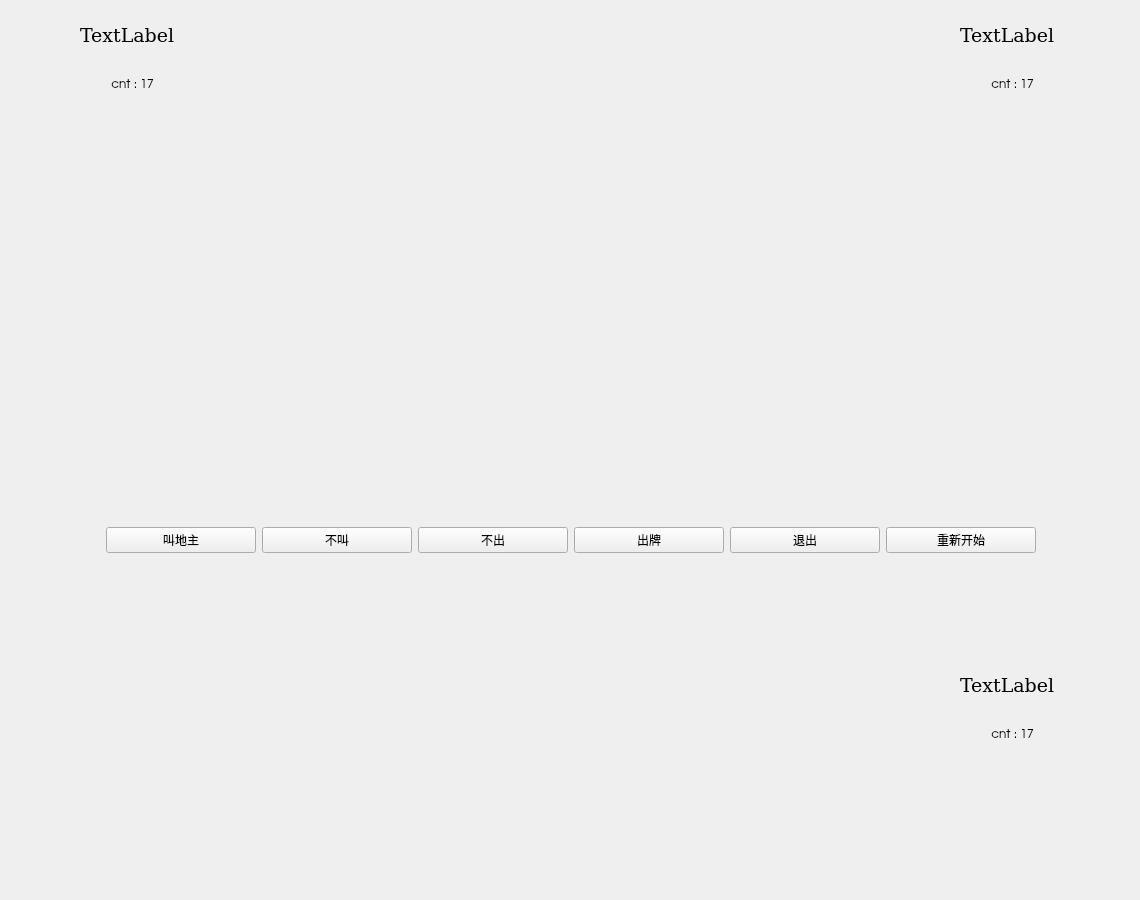
<?xml version="1.0" encoding="UTF-8"?>
<ui version="4.0">
 <class>Game</class>
 <widget class="QWidget" name="Game">
  <property name="geometry">
   <rect>
    <x>0</x>
    <y>0</y>
    <width>1140</width>
    <height>900</height>
   </rect>
  </property>
  <property name="windowTitle">
   <string>Form</string>
  </property>
  <widget class="QWidget" name="horizontalLayoutWidget_2">
   <property name="geometry">
    <rect>
     <x>0</x>
     <y>500</y>
     <width>1141</width>
     <height>80</height>
    </rect>
   </property>
   <layout class="QHBoxLayout" name="horizontalLayout_2">
    <property name="leftMargin">
     <number>0</number>
    </property>
    <property name="rightMargin">
     <number>0</number>
    </property>
    <item>
     <spacer name="horizontalSpacer">
      <property name="orientation">
       <enum>Qt::Horizontal</enum>
      </property>
      <property name="sizeHint" stdset="0">
       <size>
        <width>40</width>
        <height>20</height>
       </size>
      </property>
     </spacer>
    </item>
    <item>
     <widget class="QPushButton" name="callButton">
      <property name="minimumSize">
       <size>
        <width>150</width>
        <height>0</height>
       </size>
      </property>
      <property name="text">
       <string>叫地主</string>
      </property>
     </widget>
    </item>
    <item>
     <widget class="QPushButton" name="uncallButton">
      <property name="minimumSize">
       <size>
        <width>150</width>
        <height>0</height>
       </size>
      </property>
      <property name="text">
       <string>不叫</string>
      </property>
     </widget>
    </item>
    <item>
     <widget class="QPushButton" name="passButton">
      <property name="minimumSize">
       <size>
        <width>150</width>
        <height>0</height>
       </size>
      </property>
      <property name="text">
       <string>不出</string>
      </property>
     </widget>
    </item>
    <item>
     <widget class="QPushButton" name="playButton">
      <property name="minimumSize">
       <size>
        <width>150</width>
        <height>0</height>
       </size>
      </property>
      <property name="text">
       <string>出牌</string>
      </property>
     </widget>
    </item>
    <item>
     <widget class="QPushButton" name="quitButton">
      <property name="minimumSize">
       <size>
        <width>150</width>
        <height>0</height>
       </size>
      </property>
      <property name="text">
       <string>退出</string>
      </property>
     </widget>
    </item>
    <item>
     <widget class="QPushButton" name="restartButton">
      <property name="minimumSize">
       <size>
        <width>150</width>
        <height>0</height>
       </size>
      </property>
      <property name="text">
       <string>重新开始</string>
      </property>
     </widget>
    </item>
    <item>
     <spacer name="horizontalSpacer_2">
      <property name="orientation">
       <enum>Qt::Horizontal</enum>
      </property>
      <property name="sizeHint" stdset="0">
       <size>
        <width>40</width>
        <height>20</height>
       </size>
      </property>
     </spacer>
    </item>
   </layout>
  </widget>
  <widget class="QLabel" name="nextLabel">
   <property name="geometry">
    <rect>
     <x>80</x>
     <y>20</y>
     <width>121</width>
     <height>31</height>
    </rect>
   </property>
   <property name="font">
    <font>
     <family>DejaVu Serif</family>
     <pointsize>14</pointsize>
    </font>
   </property>
   <property name="styleSheet">
    <string notr="true"/>
   </property>
   <property name="text">
    <string>TextLabel</string>
   </property>
  </widget>
  <widget class="QLabel" name="preLabel">
   <property name="geometry">
    <rect>
     <x>960</x>
     <y>20</y>
     <width>121</width>
     <height>31</height>
    </rect>
   </property>
   <property name="font">
    <font>
     <family>DejaVu Serif</family>
     <pointsize>14</pointsize>
    </font>
   </property>
   <property name="text">
    <string>TextLabel</string>
   </property>
  </widget>
  <widget class="QLabel" name="myLabel">
   <property name="geometry">
    <rect>
     <x>960</x>
     <y>670</y>
     <width>121</width>
     <height>31</height>
    </rect>
   </property>
   <property name="font">
    <font>
     <family>DejaVu Serif</family>
     <pointsize>14</pointsize>
    </font>
   </property>
   <property name="text">
    <string>TextLabel</string>
   </property>
  </widget>
  <widget class="QLabel" name="nextStatus">
   <property name="geometry">
    <rect>
     <x>260</x>
     <y>180</y>
     <width>31</width>
     <height>161</height>
    </rect>
   </property>
   <property name="font">
    <font>
     <family>DejaVu Sans</family>
     <pointsize>20</pointsize>
    </font>
   </property>
   <property name="text">
    <string/>
   </property>
   <property name="wordWrap">
    <bool>true</bool>
   </property>
  </widget>
  <widget class="QLabel" name="preStatus">
   <property name="geometry">
    <rect>
     <x>850</x>
     <y>180</y>
     <width>31</width>
     <height>161</height>
    </rect>
   </property>
   <property name="font">
    <font>
     <family>DejaVu Sans</family>
     <pointsize>20</pointsize>
    </font>
   </property>
   <property name="text">
    <string/>
   </property>
   <property name="wordWrap">
    <bool>true</bool>
   </property>
  </widget>
  <widget class="QLabel" name="myStatus">
   <property name="geometry">
    <rect>
     <x>450</x>
     <y>460</y>
     <width>301</width>
     <height>51</height>
    </rect>
   </property>
   <property name="font">
    <font>
     <family>DejaVu Sans</family>
     <pointsize>20</pointsize>
    </font>
   </property>
   <property name="text">
    <string/>
   </property>
   <property name="alignment">
    <set>Qt::AlignCenter</set>
   </property>
   <property name="wordWrap">
    <bool>true</bool>
   </property>
  </widget>
  <widget class="QLabel" name="centerLabel">
   <property name="geometry">
    <rect>
     <x>260</x>
     <y>250</y>
     <width>621</width>
     <height>201</height>
    </rect>
   </property>
   <property name="font">
    <font>
     <family>Tomson Talks</family>
     <pointsize>60</pointsize>
     <weight>75</weight>
     <bold>true</bold>
    </font>
   </property>
   <property name="text">
    <string/>
   </property>
   <property name="alignment">
    <set>Qt::AlignCenter</set>
   </property>
  </widget>
  <widget class="QLabel" name="nextCnt">
   <property name="geometry">
    <rect>
     <x>90</x>
     <y>70</y>
     <width>85</width>
     <height>31</height>
    </rect>
   </property>
   <property name="font">
    <font>
     <family>URW Gothic L</family>
     <weight>50</weight>
     <italic>false</italic>
     <bold>false</bold>
    </font>
   </property>
   <property name="text">
    <string>cnt : 17</string>
   </property>
   <property name="alignment">
    <set>Qt::AlignCenter</set>
   </property>
  </widget>
  <widget class="QLabel" name="preCnt">
   <property name="geometry">
    <rect>
     <x>970</x>
     <y>70</y>
     <width>85</width>
     <height>31</height>
    </rect>
   </property>
   <property name="font">
    <font>
     <family>URW Gothic L</family>
     <weight>50</weight>
     <italic>false</italic>
     <bold>false</bold>
    </font>
   </property>
   <property name="text">
    <string>cnt : 17</string>
   </property>
   <property name="alignment">
    <set>Qt::AlignCenter</set>
   </property>
  </widget>
  <widget class="QLabel" name="myCnt">
   <property name="geometry">
    <rect>
     <x>970</x>
     <y>720</y>
     <width>85</width>
     <height>31</height>
    </rect>
   </property>
   <property name="font">
    <font>
     <family>URW Gothic L</family>
     <weight>50</weight>
     <italic>false</italic>
     <bold>false</bold>
    </font>
   </property>
   <property name="text">
    <string>cnt : 17</string>
   </property>
   <property name="alignment">
    <set>Qt::AlignCenter</set>
   </property>
  </widget>
 </widget>
 <resources/>
 <connections/>
</ui>
